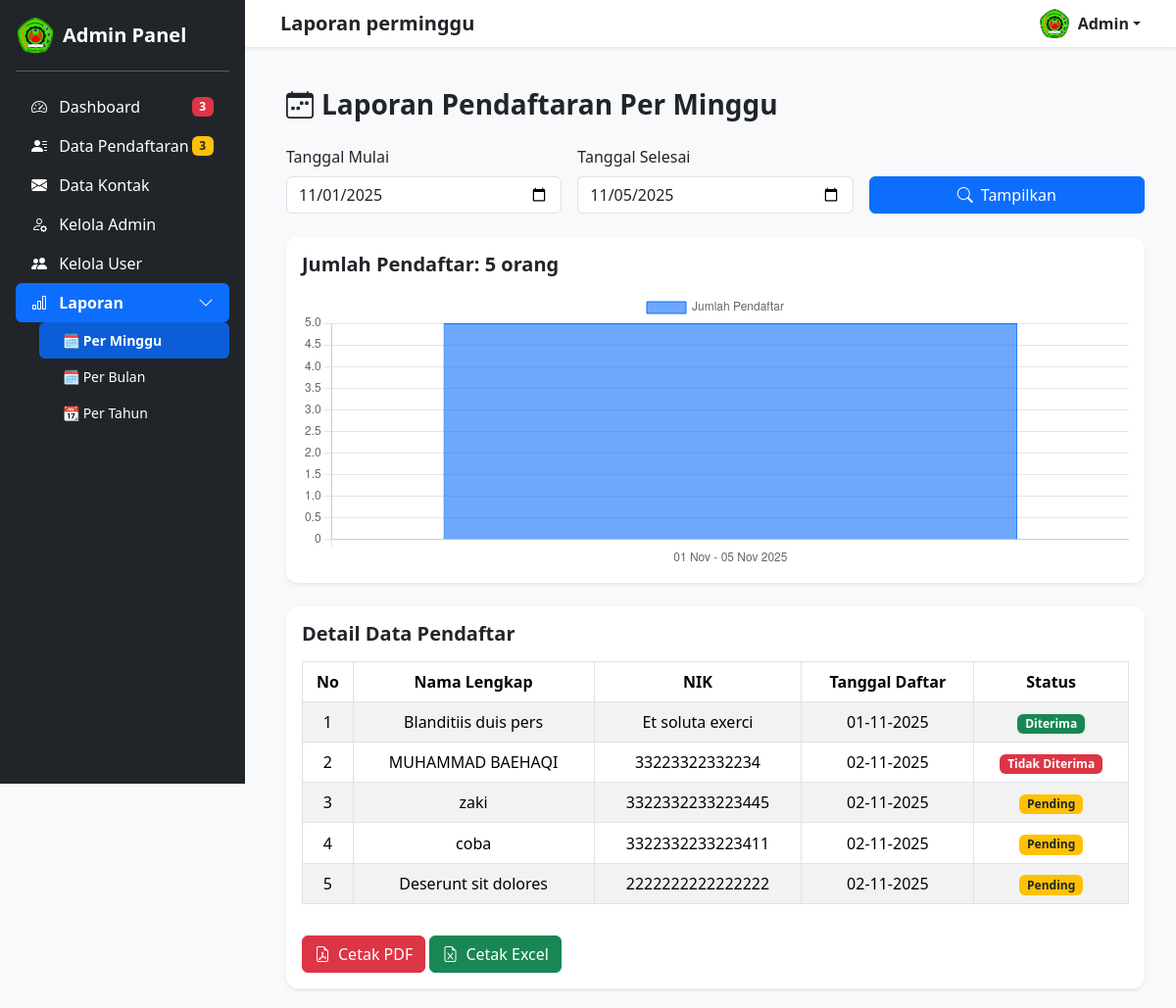
Before: /admin/laporan_perminggu.php (signed in) with the older database file.
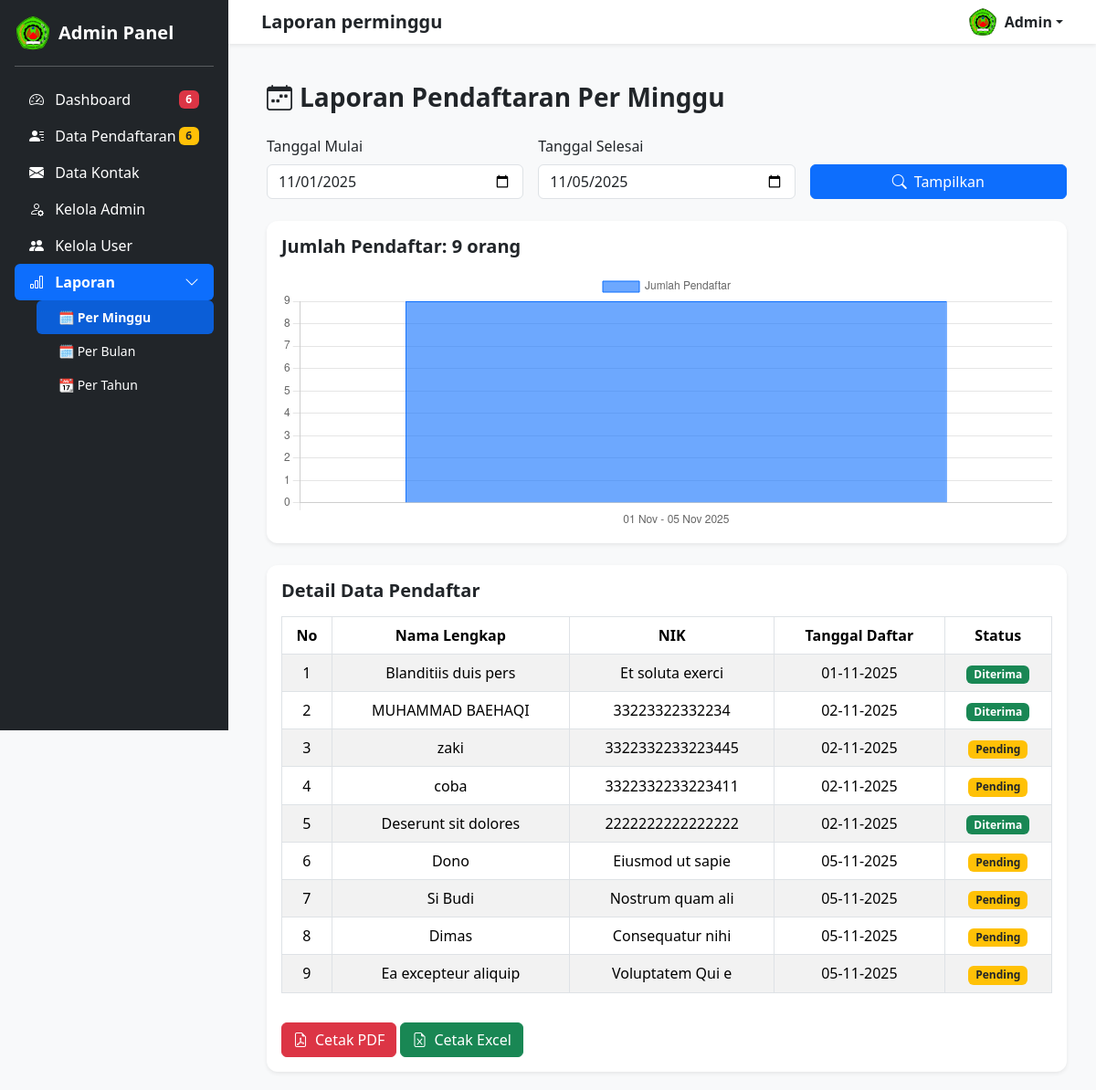
After: the same page with the newer database file.
### tables this page shows
CREATE TABLE `tb_pendaftaran` (
  `id_pendaftaran` int(11) NOT NULL,
  `nama_lengkap` varchar(100) DEFAULT NULL,
  `email` varchar(100) DEFAULT NULL,
  `nomor_wa` varchar(20) DEFAULT NULL,
  `jenis_kelamin` varchar(20) DEFAULT NULL,
  `alamat` text DEFAULT NULL,
  `nik` varchar(16) NOT NULL,
  `nisn` varchar(10) NOT NULL,
  `asal_slta` varchar(100) DEFAULT NULL,
  `program_studi` varchar(100) DEFAULT NULL,
  `rencana_kelas` varchar(50) DEFAULT NULL,
  `bukti_pembayaran` varchar(255) DEFAULT NULL,
  `tanggal_daftar` datetime DEFAULT current_timestamp(),
  `status_pendaftaran` enum('Pending','Diterima','Tidak Diterima') DEFAULT 'Pending'
);

### admin/laporan_perminggu.php (the view, shortened to what the changed rows need)
<?php
include '../includes/koneksi.php';
?>
<!DOCTYPE html>
<html lang="id">
<head>
    <link href="https://cdn.jsdelivr.net/npm/bootstrap@5.3.2/dist/css/bootstrap.min.css" rel="stylesheet">
    <link href="https://cdn.jsdelivr.net/npm/bootstrap-icons@1.11.1/font/bootstrap-icons.css" rel="stylesheet">
</head>
<body>
    <?php include 'sidebar_admin.php'; ?>
    <div class="content">
        <div class="container-fluid">
            <?php
            $mulai = $_GET['mulai'] ?? date('Y-m-01');
            $selesai = $_GET['selesai'] ?? date('Y-m-d');
            $query = "SELECT * FROM tb_pendaftaran WHERE DATE(tanggal_daftar) BETWEEN '$mulai' AND '$selesai'";
            $result = mysqli_query($conn, $query);
            $jumlah = mysqli_num_rows($result);
            ?>
            <div class="card shadow-sm mb-4">
                <div class="card-body">
                    <h5 class="fw-bold mb-3">Jumlah Pendaftar: <?= $jumlah ?> orang</h5>
                    <canvas id="chartMinggu" height="100"></canvas>
                </div>
            </div>
            <div class="card shadow-sm">
                <div class="card-body">
                    <div class="table-responsive">
                        <table class="table table-striped table-bordered align-middle">
                            <thead>
                                <tr>
                                    <th>No</th>
                                    <th>Nama Lengkap</th>
                                    <th>NIK</th>
                                    <th>Tanggal Daftar</th>
                                    <th>Status</th>
                                </tr>
                            </thead>
                            <tbody>
                                <?php
                                $no = 1;
                                if (mysqli_num_rows($result) > 0) {
                                    while ($row = mysqli_fetch_assoc($result)) {
                                        echo "<tr>
                                                <td>{$no}</td>
                                                <td>{$row['nama_lengkap']}</td>
                                                <td>{$row['nik']}</td>
                                                <td>" . date('d-m-Y', strtotime($row['tanggal_daftar'])) . "</td>
                                                <td><span class='badge bg-" .
                                            ($row['status_pendaftaran'] == 'Diterima' ? 'success' :
                                                ($row['status_pendaftaran'] == 'Tidak Diterima' ? 'danger' : 'warning text-dark')) .
                                            "'>{$row['status_pendaftaran']}</span></td>
                                              </tr>";
                                        $no++;
                                    }
                                } else {
                                    echo "<tr><td colspan='5' class='text-center text-muted'>Tidak ada data untuk rentang tanggal ini.</td></tr>";
                                }
                                ?>
                            </tbody>
                        </table>
                    </div>
                </div>
            </div>
        </div>
    </div>
    <script>
        const ctxM = document.getElementById('chartMinggu').getContext('2d');
        new Chart(ctxM, {
            type: 'bar',
            data: {
                labels: ['<?= date('d M', strtotime($mulai)) ?> - <?= date('d M Y', strtotime($selesai)) ?>'],
                datasets: [{
                    label: 'Jumlah Pendaftar',
                    data: [<?= $jumlah ?>],
                    backgroundColor: 'rgba(13, 110, 253, 0.6)',
                    borderColor: 'rgba(13, 110, 253, 1)',
                    borderWidth: 1
                }]
            }
        });
    </script>
</body>
</html>

### admin/sidebar_admin.php (shortened to what the changed rows need)
<?php
include '../includes/koneksi.php';
$jumlah_pendaftaran_pending = mysqli_fetch_assoc(mysqli_query(
    $conn,
    "SELECT COUNT(*) AS total FROM tb_pendaftaran WHERE status_pendaftaran = 'Pending'"
))['total'];
$jumlah_pesan_baru = mysqli_fetch_assoc(mysqli_query(
    $conn,
    "SELECT COUNT(*) AS total FROM kontak WHERE status_baca = 'belum baca'"
))['total'];
$total_notif = $jumlah_pendaftaran_pending + $jumlah_pesan_baru;
?>
<?php
$current_page = basename($_SERVER['PHP_SELF']);
?>
<div class="sidebar bg-dark text-white p-3" id="sidebar">
    <ul class="nav nav-pills flex-column mb-auto" id="sidebarMenu">
        <li>
            <a href="dashboard_admin.php"
                class="nav-link text-white d-flex justify-content-between align-items-center <?= ($current_page == 'dashboard_admin.php') ? 'active' : ''; ?>">
                <span><i class="bi bi-speedometer2 me-2"></i> Dashboard</span>
                <?php if (!empty($total_notif) && $total_notif > 0): ?>
                    <span class="badge bg-danger"><?= $total_notif; ?></span>
                <?php endif; ?>
            </a>
        </li>
        <li>
            <a href="data_pendaftaran.php"
                class="nav-link text-white d-flex justify-content-between align-items-center <?= ($current_page == 'data_pendaftaran.php') ? 'active' : ''; ?>">
                <span><i class="bi bi-person-lines-fill me-2"></i> Data Pendaftaran</span>
                <?php if (!empty($jumlah_pendaftaran_pending) && $jumlah_pendaftaran_pending > 0): ?>
                    <span class="badge bg-warning text-dark"><?= $jumlah_pendaftaran_pending; ?></span>
                <?php endif; ?>
            </a>
        </li>
    </ul>
</div>

Changed rows visible on the page:
changed tb_pendaftaran "MUHAMMAD BAEHAQI": status_pendaftaran "Tidak Diterima" → "Diterima"
changed tb_pendaftaran "Deserunt sit dolores": status_pendaftaran "Pending" → "Diterima"
added tb_pendaftaran: nama_lengkap "Dono", nik "Eiusmod ut sapie", tanggal_daftar "05-11-2025", status_pendaftaran "Pending"
added tb_pendaftaran: nama_lengkap "Si Budi", nik "Nostrum quam ali", tanggal_daftar "05-11-2025", status_pendaftaran "Pending"
added tb_pendaftaran: nama_lengkap "Dimas", nik "Consequatur nihi", tanggal_daftar "05-11-2025", status_pendaftaran "Pending"
added tb_pendaftaran: nama_lengkap "Ea excepteur aliquip", nik "Voluptatem Qui e", tanggal_daftar "05-11-2025", status_pendaftaran "Pending"
Other visible differences:
$total_notif: "3" → "6"
$jumlah_pendaftaran_pending: "3" → "6"
$jumlah: "5" → "9"
chart data {{ $jumlah }}: 5 → 9
